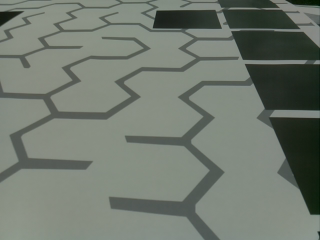
#> input picture test_log/00000.png, 320 x 240 px, given in place of 00008.png, which was not available
$ python correct_motion_in_image_space.py   (Python 2 division)
#> lines starting #> are read from the running program, lines starting #| are printed output that depends on the picture; pictures that were not available may be replaced by others from this repository, and a replacement may not be noted
#!usr/bin/python
import numpy as np
import cv2
import time

H = np.array([[  1.12375325e-01,  -4.86001720e-01,   8.77712777e+02],
             [  -2.36834933e+00,   4.49234588e+00,   6.64034708e+02],
             [   4.01039286e-04,   1.59276405e-02,   1.00000000e+00]],float)


def main():
    print("Let's read two images from step 8 and 9")
    time.sleep(0.5)
    I1 = cv2.imread("./test_log/%05d.png" % 8)
#> I1 is the input picture: shape (240, 320, 3); mean B, G, R 110.8, 120.8, 112.9
    I1 = cv2.cvtColor(I1,cv2.COLOR_RGB2GRAY)
#> I1: shape (240, 320)
    I2 = cv2.imread("./test_log/%05d.png" % 9)
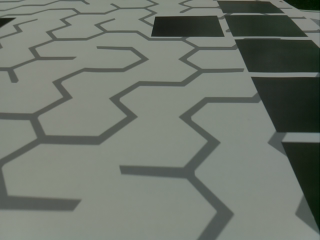
#> input picture test_log/00001.png, 320 x 240 px, given in place of 00009.png, which was not available
#> I2 is the input picture: shape (240, 320, 3); mean B, G, R 108.3, 117.7, 111
    I2 = cv2.cvtColor(I2,cv2.COLOR_RGB2GRAY)
#> I2: shape (240, 320)
    print("... and warp them using our H matrix")
    time.sleep(0.5)
    I1w = cv2.warpPerspective(I1, H, (600,600))
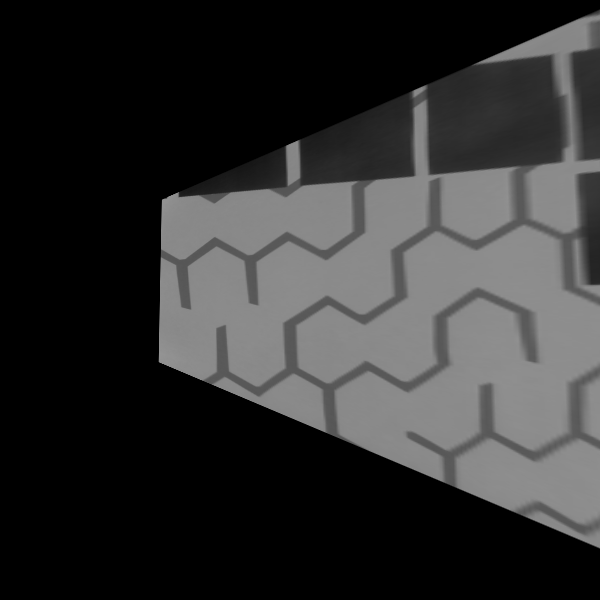
#> I1w: shape (600, 600); min 0, max 148, mean 48.8
    I2w = cv2.warpPerspective(I2, H, (600,600))
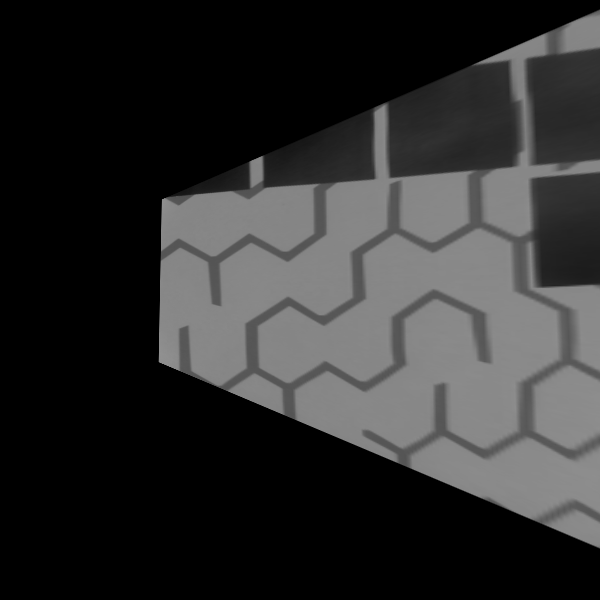
#> I2w: shape (600, 600); min 0, max 145, mean 46.3
    II  = np.zeros((600,1200),"uint8")
    II[:,:600] = I1w
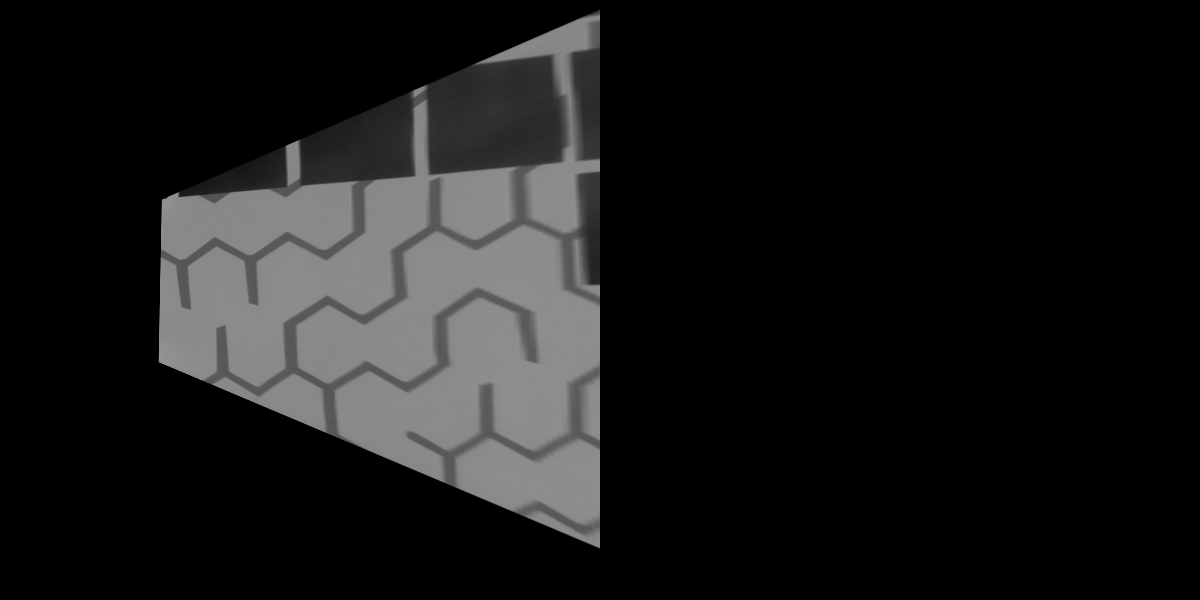
#> II: shape (600, 1200); min 0, max 148, mean 24.4
    II[:,600:] = I2w
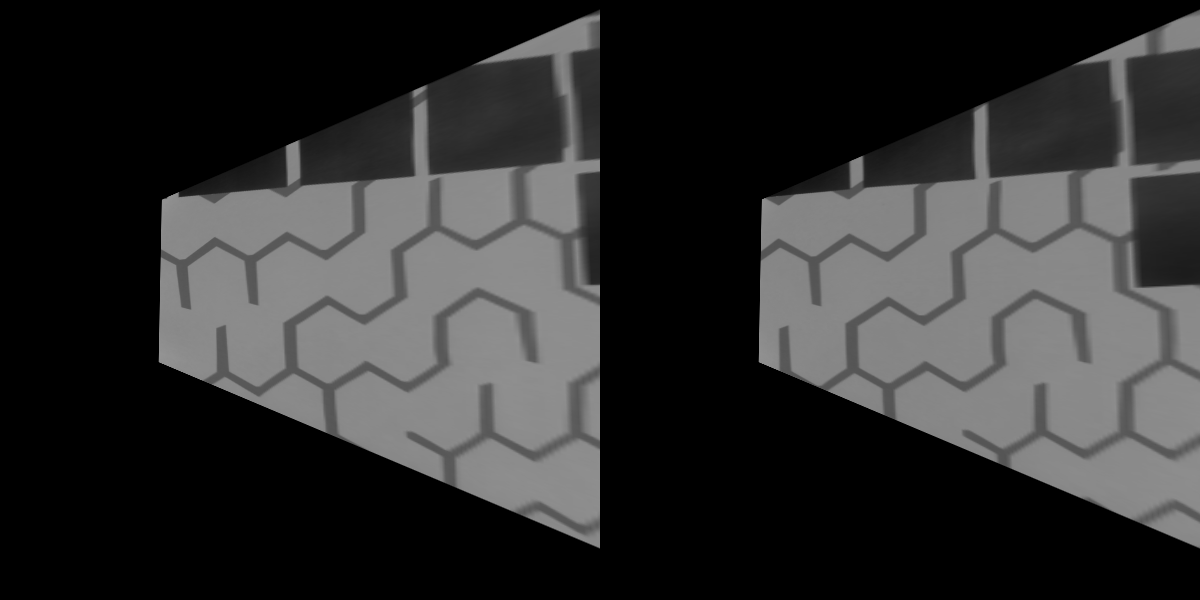
#> II: shape (600, 1200); min 0, max 148, mean 47.6
    time.sleep(0.5)
    print("the two views with motion between them")
    print("press any key on the image to continue.")
    cv2.imshow("The two views",II)
    cv2.waitKey(0)
    print("Let's assume that we know the robot motion between them")
    tx = -25.28   # mm
    ty = 2.2      # mm
    yaw = 2.37    # degrees
    #--------------
    c = np.cos(np.deg2rad(yaw))
    s = np.sin(np.deg2rad(yaw))
    print("using the motion of the robot, let's create a rigid transform matrix")
    print("""
               |cos(theta) -sin(theta) tx|
           M = |sin(theta)  cos(theta) ty|

       """)
    M = np.array([[c, -s,tx],[s, c,ty]],float)
    time.sleep(0.5)
    print("let's align the two images using M")
    (cols,rows) = I1w.shape
#> cols = 600; rows = 600
    dst = cv2.warpAffine(I1w,M,(cols,rows))
    dst = cv2.addWeighted(dst,0.5,I2w,0.5,0)
    cv2.imshow("The two views",dst)
    print("this did not work great because the center of rotation is not")
    print("0,0 (the upper left corner of the image)")
    print("the center of rotation is the middle points between the wheels")
    print("We need to correct for that:")
    print("press any key on the image to continue.")
    cv2.waitKey(0)
    cr = np.array([[0.0],[266]])
    R  = M[:2,:2]
    tc = R.dot(cr) - cr
    M[0,2] -= tc[0]
    M[1,2] -= tc[1]

    # Due to slight motion in the camera, there was a scale effect between the two images.
    # https://math.stackexchange.com/questions/13150/extracting-rotation-scale-values-from-2d-transformation-matrix
    M[:2,:2] *= 0.98

    dst = cv2.warpAffine(I1w,M,(cols,rows))
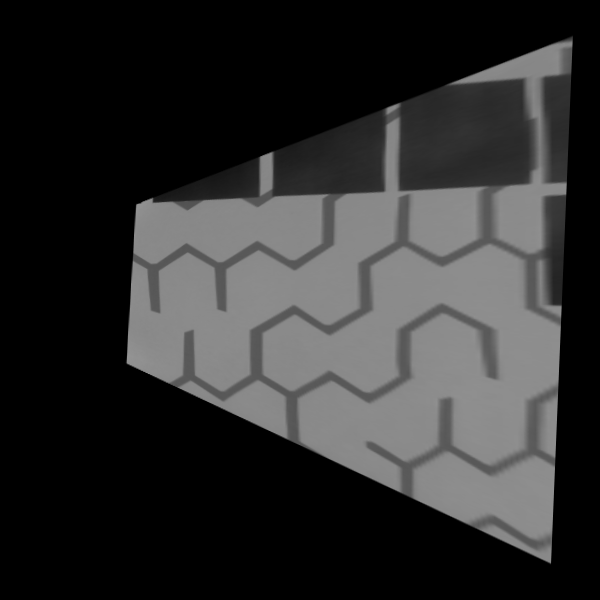
#> dst: shape (600, 600); min 0, max 148, mean 46.9
    dst = cv2.addWeighted(dst,0.5,I2w,0.5,0)
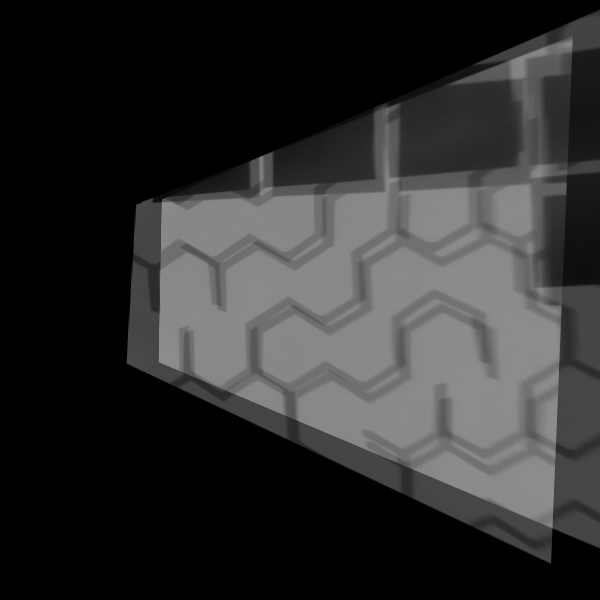
#> dst: shape (600, 600); min 0, max 142, mean 46.6
    cv2.imshow("The two views",dst)
    print """
            We use a rotation matrix (R) from M (the 2x2 block on the left)
            Rotate the center of the robot using R (the center in this case in cr =[0,266])
            Then translate the points back to (0,0)
            tc = R . cr - cr
            then we take this translation component out of M
            M[:,2] -= tc
                """
    cv2.waitKey(0)

if __name__ == '__main__':
    main()
